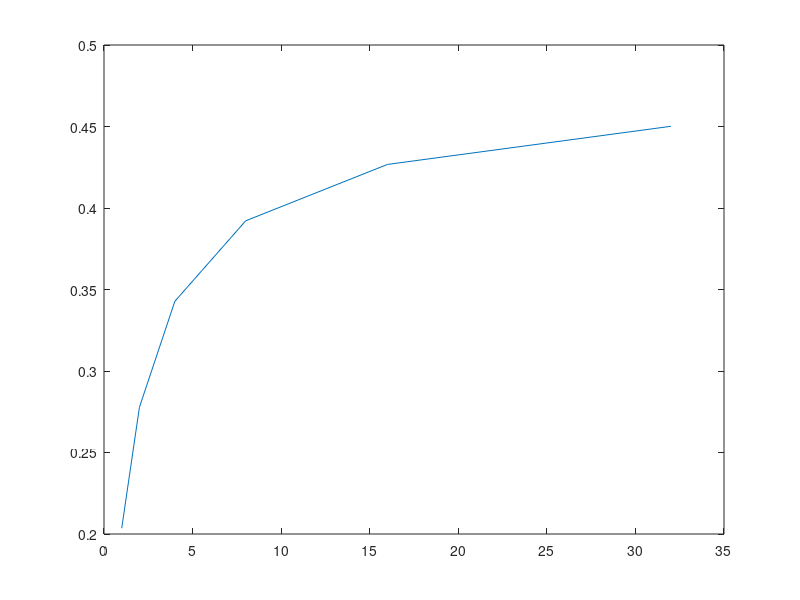

The MATLAB script that drew this image:
%lambda = lambda1/lambda2;

rho2 = zeros(6,1);

eps1 = @(psi,lambda) 2*((cos(psi)).^2)./(pi*(lambda + 4*((cos(psi)).^2)));
eps2 = @(lambda) 1/(3*(lambda+1));
Lambda = [1,1/2,1/4,1/8,1/16,1/32];
for i = 1:6
    lambda = Lambda(i);
    rho2(i) =  integral(@(psi)eps1(psi,lambda),-pi/2,-pi/3) + integral(@(psi)eps1(psi,lambda),pi/3,pi/2) + eps2(lambda);
end
plot(1./Lambda,rho2)

